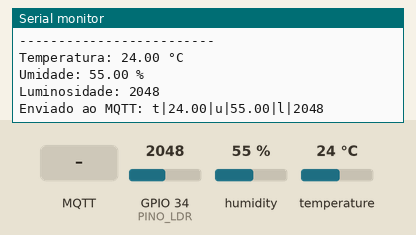
Recording of a sketch running on a simulated ESP32. On the bench: the last lines printed to the serial monitor. Inputs (shaded band) come from the test bench; at power-on: humidity 55 %, GPIO 34 (PINO_LDR) = 2048, temperature 24 °C. WiFi joins after 1.5 s; servers stay silent unless stated; no MQTT or app messages arrive unless stated.

Above: at 2.7 s.
2.8 s: MQTT message "1" arrives on the first subscribed topic
5.0 s: MQTT message "on" arrives on the first subscribed topic
7.0 s: MQTT message "off" arrives on the first subscribed topic
9.1 s: humidity set to 22 %
At 10.4 s:
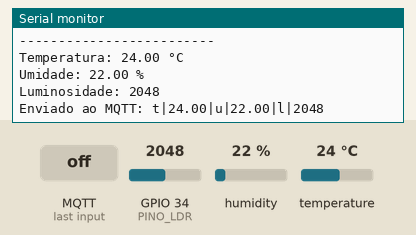
10.6 s: GPIO 34 (PINO_LDR) set to 2866
At 12.0 s:
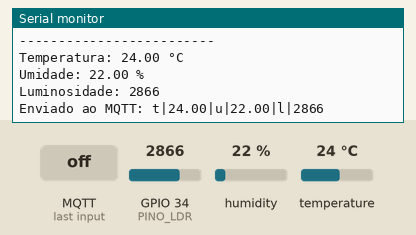
12.1 s: temperature set to 12 °C
At 14.4 s:
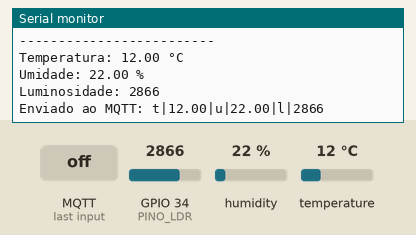

The sketch:

sketch.ino
```cpp
#include <DHTesp.h>
#include <WiFi.h>
#include <PubSubClient.h>

#define PINO_DHT 15
#define PINO_LDR 34

const char* WIFI_SSID = "Wokwi-GUEST";
const char* WIFI_PASSWORD = "";

const char* MQTT_BROKER = "3.135.234.101";
const int MQTT_PORT = 1883;

// Tópicos MQTT
const char* TOPICO_SENSORES = "/TEF/vinheria001joaquim/attrs";
const char* TOPICO_COMANDO = "/TEF/vinheria001joaquim/cmd";

WiFiClient espClient;
PubSubClient mqttClient(espClient);

DHTesp dhtSensor;


void receberMensagem(char* topic, byte* payload, unsigned int length) {

  Serial.println();
  Serial.println("Mensagem recebida pelo MQTT!");

  Serial.print("Topico: ");
  Serial.println(topic);

  Serial.print("Mensagem: ");

  for (int i = 0; i < length; i++) {
    Serial.print((char)payload[i]);
  }

  Serial.println();
  Serial.println();
}


void conectarMQTT() {

  while (!mqttClient.connected()) {

    Serial.print("Conectando ao MQTT...");

    if (mqttClient.connect("ESP32VinheriaJoaquim")) {

      Serial.println(" conectado!");

      // ESP32 escuta mensagens enviadas pelo MyMQTT
      mqttClient.subscribe(TOPICO_COMANDO);

      Serial.print("Inscrito no topico: ");
      Serial.println(TOPICO_COMANDO);

    } else {

      Serial.print(" falhou, codigo: ");
      Serial.println(mqttClient.state());

      delay(2000);
    }
  }
}


void setup() {

  Serial.begin(115200);

  dhtSensor.setup(PINO_DHT, DHTesp::DHT22);
  pinMode(PINO_LDR, INPUT);

  Serial.print("Conectando ao Wi-Fi");

  WiFi.begin(WIFI_SSID, WIFI_PASSWORD);

  while (WiFi.status() != WL_CONNECTED) {
    delay(500);
    Serial.print(".");
  }

  Serial.println();
  Serial.println("Wi-Fi conectado!");

  Serial.print("IP: ");
  Serial.println(WiFi.localIP());

  mqttClient.setServer(MQTT_BROKER, MQTT_PORT);

  mqttClient.setCallback(receberMensagem);

  conectarMQTT();

  Serial.println("Vinheria Agnello - Sistema iniciado!");
}


void loop() {

  if (!mqttClient.connected()) {
    conectarMQTT();
  }

  mqttClient.loop();

  TempAndHumidity dados = dhtSensor.getTempAndHumidity();

  int luminosidade = analogRead(PINO_LDR);

  String mensagem = "";

  mensagem += "t|";
  mensagem += String(dados.temperature, 2);

  mensagem += "|u|";
  mensagem += String(dados.humidity, 2);

  mensagem += "|l|";
  mensagem += String(luminosidade);

  mqttClient.publish(
    TOPICO_SENSORES,
    mensagem.c_str()
  );

  Serial.println("-------------------------");

  Serial.print("Temperatura: ");
  Serial.print(dados.temperature);
  Serial.println(" °C");

  Serial.print("Umidade: ");
  Serial.print(dados.humidity);
  Serial.println(" %");

  Serial.print("Luminosidade: ");
  Serial.println(luminosidade);

  Serial.print("Enviado ao MQTT: ");
  Serial.println(mensagem);

  delay(2000);
}
```

Measured:
- after the input at 9.1 s, the serial monitor: prints a new line after 0.54 s (image 1)
- after the input at 10.6 s, the serial monitor: prints a new line after 1.1 s (image 2)
- after the input at 12.1 s, the serial monitor: prints a new line after 1.6 s (image 3)
